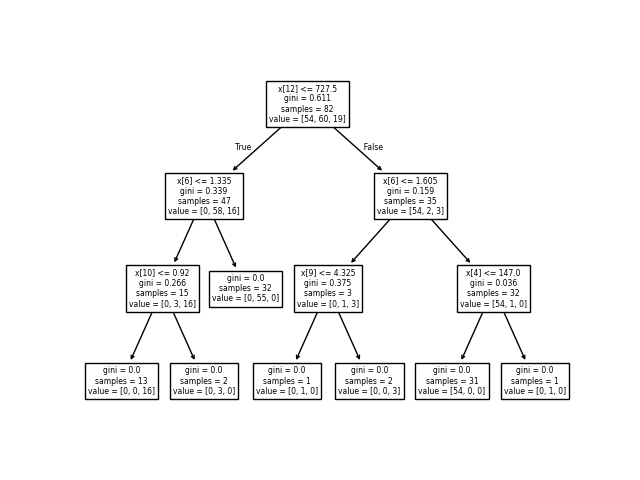

The script that drew this image:
# W3Schools, Python Machine Learning, Bootstrap Aggregation
import matplotlib.pyplot as plt
from sklearn import datasets
from sklearn.model_selection import train_test_split
from sklearn.ensemble import BaggingClassifier
from sklearn.tree import plot_tree

data = datasets.load_wine()

X = data.data
y = data.target

X_train, X_test, y_train, y_test = train_test_split(X, y, test_size = 0.25, random_state = 22)

# Out-of-bag model
oob_model = BaggingClassifier(n_estimators = 12, oob_score = True,random_state = 22)
oob_model.fit(X_train, y_train)

# Bagging classifier
clf = BaggingClassifier(n_estimators = 12, oob_score = True,random_state = 22)
clf.fit(X_train, y_train)

# Generate Decision Trees from Bagging Classifiers
# plt.figure(figsize=(30, 20))
plot_tree(clf.estimators_[0])
plt.show()
